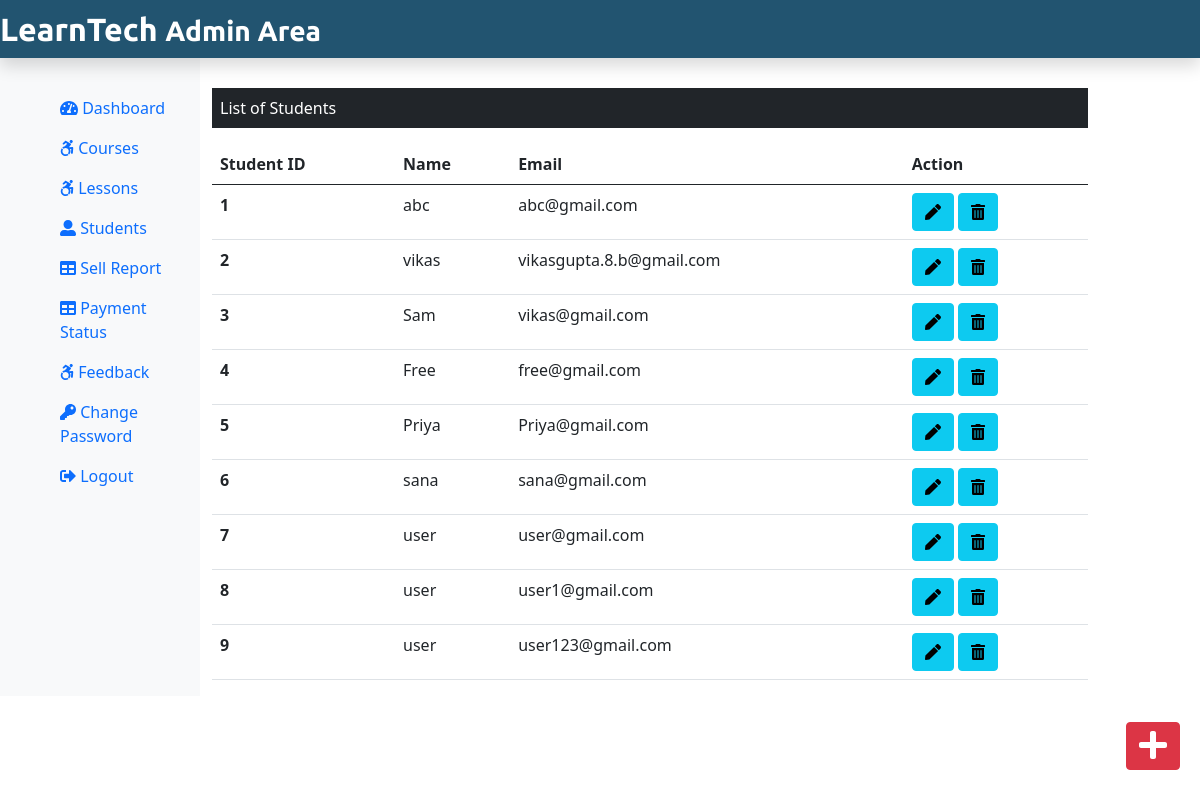
Screenshot of /Admin/students.php with the database file from the repository.
### tables this page shows
CREATE TABLE `student` (
  `stu_id` int(11) NOT NULL,
  `stu_name` varchar(255) NOT NULL,
  `stu_email` varchar(255) NOT NULL,
  `stu_pass` text NOT NULL,
  `stu_occ` text NOT NULL,
  `stu_img` varchar(255) NOT NULL
);

### Admin/students.php (the view, shortened to what this page needs)
<?php
include('./AdminInclude/header.php');
include('../dbconnection.php');
?>
<div class="col-sm-9 mt-5">
<p class="bg-dark text-white p-2">List of Students</p>
<?php
$sql="SELECT * FROM student ";
$result=$conn->query($sql);
if($result->num_rows > 0){
?>
<table class="table">
    <thead>
        <tr>
           <th scope="col">Student ID</th>
           <th scope="col">Name</th>
           <th scope="col">Email</th>
           <th scope="col">Action</th>
        </tr>
    </thead>
    <tbody>
<?php
while($row=$result->fetch_assoc())
{
     echo '   <tr>';
        echo  '<th scope="row">'.$row['stu_id'].'</th>';
               echo'  <td>'.$row['stu_name'].'</td>';
        echo '<td>'.$row['stu_email'].'</td>';
       echo ' <td>';
  echo   '
<form action="editstudent.php"  method="POST" class="d-inline">
<input type="hidden" name="id" value="'.$row["stu_id"].'"/>
  <button type="submit"
         class="btn btn-info mr-3"
          name="view"
          value="view"><i class="fa fa-pen"></i>
        </button>
</form>
        <form action="" method="POST" class="d-inline" >
        <input type="hidden" name="id" value="'.$row["stu_id"].'"/>
          <button type="submit"
         class="btn btn-info mr-3"
          name="delete"
          value="Delete"><i class="fa fa-trash-alt"></i></button>
</form>
   </td>
        </tr>
';
}
?>
    </tbody>
</table>
<?php
}else{
echo"<div  class='alert alert-info text-center'><h4>0 Result <h4> </div>";
}
?>
</div>
</div>
<div  >
<a class="btn btn-danger box" href="./addnewstudent.php"
> <i class="fa fa-plus fa-2x"></i></a>
</div>
<?php
include('./AdminInclude/footer.php')
?>

### css/adminstyle.css (style rules this page uses)
.box { position: fixed; bottom: 0px; right: 20px; margin-bottom: 30px; }

### rows the page displays
student: stu_id "1", stu_name "abc", stu_email "abc@gmail.com"
student: stu_id "2", stu_name "vikas", stu_email "vikasgupta.8.b@gmail.com"
student: stu_id "3", stu_name "Sam", stu_email "vikas@gmail.com"
student: stu_id "4", stu_name "Free", stu_email "free@gmail.com"
student: stu_id "5", stu_name "Priya", stu_email "Priya@gmail.com"
student: stu_id "6", stu_name "sana", stu_email "sana@gmail.com"
student: stu_id "7", stu_name "user", stu_email "user@gmail.com"
student: stu_id "8", stu_name "user", stu_email "user1@gmail.com"
student: stu_id "9", stu_name "user", stu_email "user123@gmail.com"
